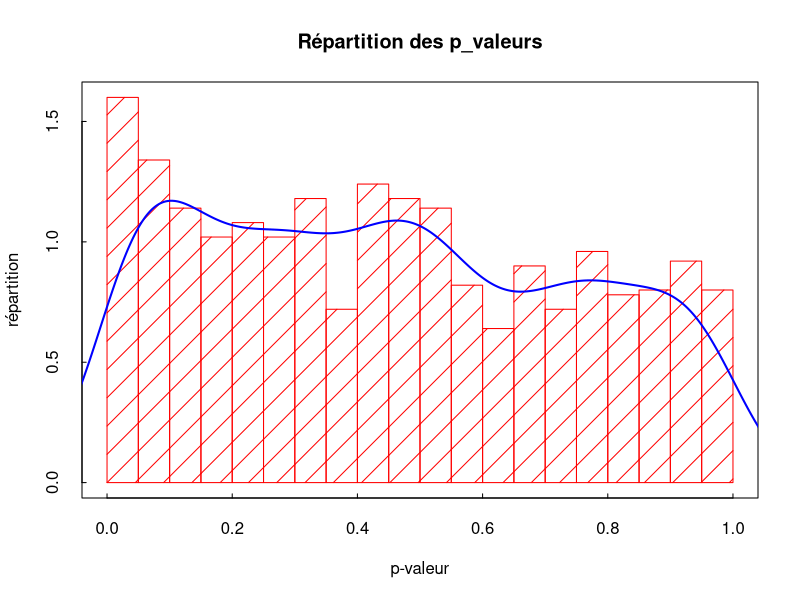
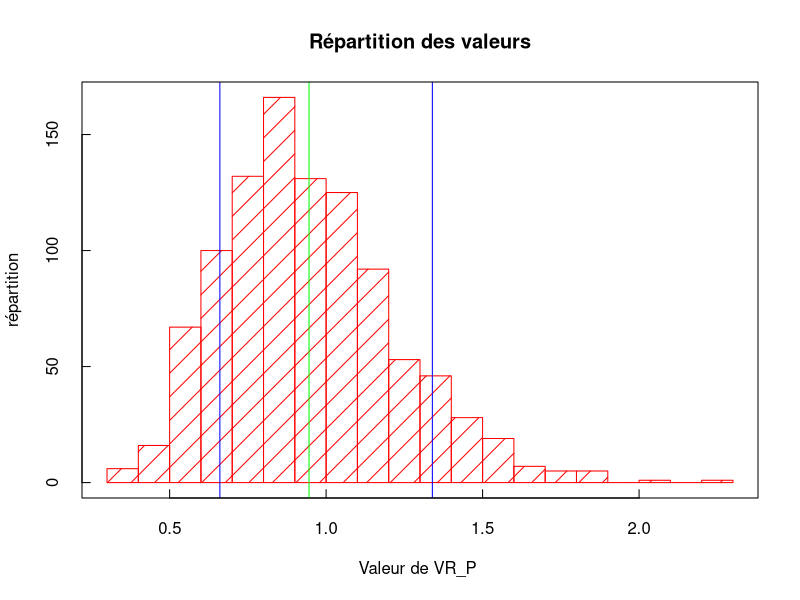
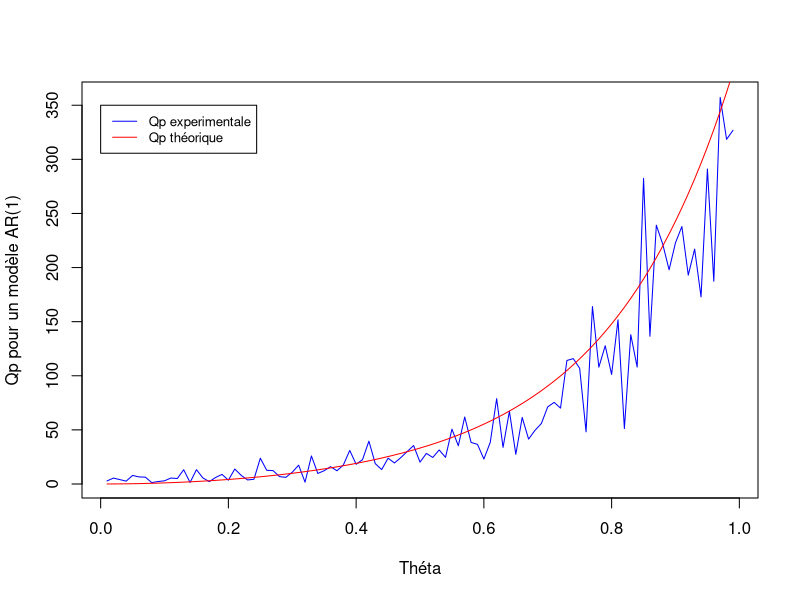
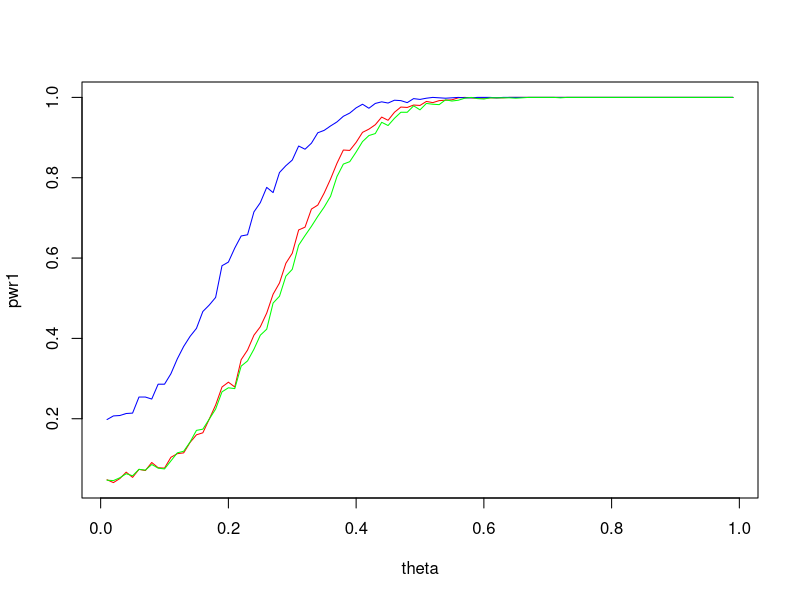

Recreate these plots in R, in order. (Note: this script raises an error after producing the figures.)
## ---- chunk 1
rm(list=ls()) # Removes all existing variables

## ---- chunk 2
Sample = read.table("Economic_Scenarios_1000_Simu.csv",sep=";",header=FALSE) # This command returns an object of the class data.frame
 # For our purpose it is better to convert it into a matrix
n1 = dim(Sample)[1] # Number of rows
p1 = dim(Sample)[2] # Number of columns

X1_char = Sample[3:n1,7:p1] 
tab_X_1 = as.matrix(X1_char)

#pour la premiere simulation 

L=c()
for (i in 1:(floor(n1/4))){
  L=append(L,4*i)
}

IMMO=tab_X_1[L,]
EQUITY= tab_X_1[(L-1),]
INFL=tab_X_1[L-2,]
VALN=tab_X_1[L-3,]

## ---- chunk 3
 #on actualise les données 

IMMO_act=IMMO*VALN
EQUITY_act = EQUITY*VALN 
INFL_act = INFL*VALN

DtSt_IMMO=IMMO*VALN #on actualise les données 
Dt_1St_1_IMMO=DtSt_IMMO[,1:(dim(DtSt_IMMO)[2]-1)]
Y_IMMO=DtSt_IMMO[,2:dim(DtSt_IMMO)[2]]-Dt_1St_1_IMMO

DtSt_EQUITY=EQUITY_act #on actualise les données 
Dt_1St_1_EQUITY=DtSt_EQUITY[,1:(dim(DtSt_EQUITY)[2]-1)]
Y_EQUITY=DtSt_EQUITY[,2:dim(DtSt_EQUITY)[2]]-Dt_1St_1_EQUITY


DtSt_INFL=INFL*VALN #on actualise les données 
Dt_1St_1_INFL=DtSt_INFL[,1:(dim(DtSt_INFL)[2]-1)]
Y_INFL=DtSt_INFL[,2:dim(DtSt_INFL)[2]]-Dt_1St_1_INFL


## ---- chunk 4

mean((IMMO_act[1,] - mean(IMMO_act[1,]))^2)

## ---- chunk 5


########################### Calcul de QP #########################

Qp= function(Sample, p) {
  n=dim(Sample)[1] #n =1000
  d=dim(Sample)[2] # d = 50

  Qp = c()
  
  for (i in 1:n) {
    
    Y_barre = mean(Sample[i,])
    #gamma_0 = mean((Sample[i,]-Y_barre)^2)
    gamma_0 = mean((Sample[i,]-Y_barre)^2)
    Qp_i = 0
    
    for (j in 1:p){
      #gamma_j = mean((Sample[i,(1+j):d]-Y_barre)*(Sample[i,1:(d-j)]-Y_barre))
      gamma_j = mean((Sample[i,(1+j):d]-Y_barre)*(Sample[i,1:(d-j)]-Y_barre))
      rho_j = gamma_j/gamma_0
      
      Qp_i = Qp_i + d*(rho_j^2)
    }
    Qp = append(Qp, Qp_i)
    
  }
  return(Qp)

}

#print(Qp(IMMO_act,3))


########################### Calcul de QP* #########################

Qpstar = function(Sample, p) {
  n=dim(Sample)[1] #n =1000
  d=dim(Sample)[2] # d = 50

  Qpstar = c()
  
  for (i in 1:n) {
    
    Y_barre = mean(Sample[i,])
    gamma_0 = mean((Sample[i,]-Y_barre)^2)
    Qpstar_i = 0
    
    for (j in 1:p){
      gamma_j = mean((Sample[i,(1+j):d]-Y_barre)*(Sample[i,1:(d-j)]-Y_barre))
      
      rho_j = gamma_j/gamma_0
      
      
      tau_j = mean((Sample[i,(1+j):d]-Y_barre)^2*(Sample[i,1:(d-j)]-Y_barre)^2)/(gamma_0^2) #je pense que l'article à oublié un facteur 1/(n-j) (si on enleve ce coefficient on obtient des valeurs absurdes)
      Qpstar_i = Qpstar_i + d*rho_j^2/tau_j
    }
    Qpstar = append(Qpstar, Qpstar_i)
  }
  return(Qpstar)

}

########################### Calcul de VRp #########################

VRP= function(Sample, p) {
  n=dim(Sample)[1] #n =1000
  d=dim(Sample)[2] # d = 50

  VRP = c()
  
  for (i in 1:n) {
    Y_barre = mean(Sample[i,])
    gamma_0 = mean((Sample[i,]-Y_barre)^2)
    
    VRP_i = 1
    for (j in 1:(p-1)){
      gamma_j = mean((Sample[i,(1+j):d]-Y_barre)*(Sample[i,1:(d-j)]-Y_barre))
      rho_j = gamma_j/gamma_0
      VRP_i = VRP_i +  2*(1-(j/p))*rho_j

      }
    VRP = append(VRP, VRP_i)
    
  }
  return(VRP)

}

################ Calcul Ljung and Box ####################

LB= function(Sample, p) {
  n=dim(Sample)[1] #n =1000
  d=dim(Sample)[2] # d = 50

  LB = c()
  
  for (i in 1:n) {
    
    Y_barre = mean(Sample[i,])
    #gamma_0 = mean((Sample[i,]-Y_barre)^2)
    gamma_0 = mean((Sample[i,])^2)
    LB_i = 0
    
    for (j in 1:p){
      #gamma_j = mean((Sample[i,(1+j):d]-Y_barre)*(Sample[i,1:(d-j)]-Y_barre))
      gamma_j = mean((Sample[i,(1+j):d])*(Sample[i,1:(d-j)]))
      rho_j = gamma_j/gamma_0
      LB_i = LB_i + (d+2)*(rho_j^2)*d/(d-j)
    }
    LB = append(LB, LB_i)
    
  }
  return(LB)

}




## ---- chunk 6

Graph = function(Sample,p){
  Qp = Qp(Sample,p)
  Y=c()
  for(t in 1:length(Qp)){
    p_value= 1-pchisq(Qp[t],df=p)
    Y=append(Y,p_value)
  }
  #X=c(1:length(Qp))
  
  #plot(X,Y)
  #abline(h=min(Y), col="blue")
  #abline(h=max(Y), col="blue")
  #abline(h=mean(Y), col="red")
  hist(Y,breaks=20,col="red",density=5,xlab="p-valeur",ylab="répartition",main=" Répartition des p_valeurs ",tck=0.01, freq = FALSE)
    # breaks : nombre de barres
    # density : barres vides (0) ou hachurées
    # tck = 0.01 : longueur des graduations
    # xlab & ylab : titre de l'axe des abscisses et ordonnées
    # main : titre de l'histogramme
    # col : couleur des barres - pour mettre d'autres couleurs
    # Le paramètre freq = FALSE ou freq = F permet d'afficher la fréquence que représente chaque catégorie.
  box() # encadre l'histogramme
  densite <- density(Y) # estimer la densité que représente ces différentes valeurs
  lines(densite, col = "blue",lwd=2) # Superposer une ligne de densité à l'histogramme
  
  print(paste0(" min(p_valeur)  = ", min(Y)))
  print(paste0(" max(p_valeur) = ",max(Y)))
  print(paste0(" mean(p_valeur) ",mean(Y)))
  print( "--------------")
  for(alpha in c(0.1,0.05,0.01)){
    
    print(paste0(" alpha = ",alpha))
    print(paste0(" On rejette l'hypothèse nulle ,",length(Y[Y<=alpha])))
    print( "--------------")   
  }
  
  
}
Graph(Y_IMMO,2)



## ---- chunk 7

p=4
VR_P=VRP(Y_IMMO,p)
X=c(1:length(VR_P))
print(paste0(" alpha = ",0.05))
a= 1-qnorm(0.975,mean=0,sd = 1)*sqrt(2*(p-1)/(p*dim(Y_IMMO)[2]))
b= 1+qnorm(0.975,mean=0,sd = 1)*sqrt(2*(p-1)/(p*dim(Y_IMMO)[2]))
#plot(X,VR_P)
print(length(VR_P))
hist(VR_P,breaks=20,col="red",density=6,xlab="Valeur de VR_P ",ylab="répartition",main=" Répartition des valeurs ",tck=0.02)
abline(v=a,col="blue")
abline(v=b,col="blue")
abline(v=mean(VR_P),col="green")
box()
mean(VR_P)

## ---- chunk 8
n=1000 #nombre de simulations
t_max=100
c=0
sigma = 5
p=4

simultheta = function(theta, t_max) {
  simul = c(rnorm(1,0, sigma^2/(1-theta^2)))
  bruit = rnorm(t_max-1, 0, sigma^2)
  
  for (i in (1:(t_max-1))) {
    
    X_i = theta*simul[i] + bruit[i]
    simul = append(simul, X_i)
  }
  return(t(matrix(simul)))
}

N_simul = function(theta, t_max, N){
  mat = matrix(0, ncol=t_max, nrow=N)
  for (i in 1:N){
    
    mat[i,] = simultheta(theta, t_max)
  }
  return(mat)
}



sums = function(Sample, theta, t_max){
  n = (dim(Sample))[1]
  for (i in 1:n){
   Sample[i,]= cumsum(Sample[i,])
  }
  sum = matrix(0, ncol=1, nrow = t_max)
  ak= c(0)
  bk= c(sigma**2)
  for (j in (1:t_max)){
    sum[j] = mean(Sample[,j])*sqrt(n/j)/sigma 
    
    
    
  }
  sum[1]=0
  return(sum)
}
theorie_vs_pratique = function(p){
  theta = seq(from = 0.01, to = 0.99, by = 0.01)
  n = length(theta)
  
  Qp_theo= c()
  Qps = c()
  for (thet in theta){
    simul = N_simul(thet, t_max, 1)
    
    Qp_theo_j=0
    Qps = c(Qps,Qp(simul, p))
    for(j in (1:p)){
      Qp_theo_j = Qp_theo_j + t_max*thet^(2*j)
    }
    Qp_theo=c(Qp_theo,Qp_theo_j)
    
  }
  
  plot(theta, Qps,col = "blue", type = "l", xlab = "Théta", ylab = "Qp pour un modèle AR(1)")
  lines(theta, Qp_theo, col="red")
  legend(0, 350, legend=c("Qp experimentale","Qp théorique "),
       col=c( "blue","red"),lty=1:1, cex=0.8)
}
theorie_vs_pratique(4)
## ---- chunk 9

## ---- chunk 10

graph_power = function(n){
  theta = seq(from = 0.01, to = 0.99, by = 0.01)
  pwr1 = c()
  pwr2 = c()
  pwr3 = c()
  pwr4 = c()
  for (thet in theta) {
    simul = N_simul(thet, t_max, n)
    
    Qps = Qp(simul, p)
    VRP_s = sqrt(p*t_max)*(VRP(simul, p)-1)/(sqrt(2*(p-1)))
    Qpstar= Qpstar(simul, p)
    #LB = LB(simul, p)
    
    #sum = abs(sums(simul, thet, t_max))
    #print(sum)
    occ1 = length(Qps[Qps>qchisq(0.95,p)])/n
    #occ2 = length(sum[sum>qnorm(0.975)])/n #comparaison avec le test utilisé par le milliman
    occ2 = length(VRP_s[abs(VRP_s)>qnorm(0.975)])/n # comparaison avec le test VRP 
    occ3 = length(Qpstar[Qpstar>qchisq(0.95,p)])/n 
   # occ4 = length(LB[LB>qchisq(0.95,p)])/n   
    
    pwr1 = append(pwr1, occ1)
    pwr2 = append(pwr2, occ2)
    pwr3 = append(pwr3, occ3)
   # pwr4 = append(pwr4, occ4)
    
    
  }
  plot(theta, pwr1, col="red", type = "l")
  lines(theta, pwr2, col="blue")
  lines(theta, pwr3, col="green") 
  #lines(theta, pwr4, col="orange")
  #abline(h=min(pwr), col="green")
  print(pwr1[1])
  print(pwr2[1])
  print(pwr3[1])
  #print(pwr4[1])
}

## ---- chunk 11
graph_power(1000)
## ---- chunk 12
simul = N_simul(0.5, t_max, 1)
VRP_s = sqrt(p*t_max/(2*(p-1)))*(VRP(simul, p)-1)
print(VRP_s)
## ---- chunk 13
list = matrix(c(0.5,0.5,0.5))
print(sum(list^2))
n=1000 #nombre de simulations
t_max=50
c=0
sigma = 1
p=4
k = length(list)
sigma^2/(1-sum(list^2))
simul = c(rnorm(k, mean = 0, sd = sigma^2/(1-sum(list^2))))
simul
bruit = rnorm(t_max, c, sigma^2)
list*simul[(1):(k)]

x_i = sum(list*simul[(1):(k)]) + bruit[k+1]
simul = append(simul, x_i)

length(simultheta2(list, 50))
print(IMMO[1])
## ---- chunk 14


n=1000 #nombre de simulations
t_max=50
c=0
sigma = 1
p=4
#k=4

simultheta2 = function(list , t_max) {
  k = dim(list)[1]
  simul = c(rnorm(k, mean = 0, sd = sqrt(sigma^2/(1-sum(list^2)))))
  bruit = rnorm(t_max, c, sigma^2)
  for (i in ((k+1):t_max)) {
    #print(k)
    X_i = sum(list*simul[(i-k):(i-1)]) + bruit[i]
    simul = append(simul, X_i)
  }
  return(t(matrix(simul)))
}

N_simul2 = function(list, t_max, N){
  mat = matrix(0, ncol=t_max, nrow=N)
  for (i in 1:N){
    mat[i,] = simultheta2(list, t_max)
  }
  return(mat)
}

## ---- chunk 15
graph_power2 = function(n){
  theta = seq(from = 0.01, to = 1, by = 0.01)
  pwr1 = c()
  pwr2 = c()
  for (thet in theta) {
    #list = matrix(theta, nrow=1, ncol = k)
    list = matrix(c(0,0,0,0,0,0,0,0,thet))
    simul = N_simul(list, t_max, n)
    Qps = Qp(simul, p)
    
    #list2 = matrix(c(thet, thet,thet,thet))
    #simul2 = N_simul(list2, t_max, n)
    #Qps2 = Qp(simul2, p)
    #sum = abs(sums(simul, thet, t_max))
    #print(theta)
    occ1 = length(Qps[Qps>qchisq(0.95,p)])/n
    #occ2 = length(Qps[Qps2>qchisq(0.95,p)])/n
    #occ2 = length(sum[sum>qnorm(0.975)])/n
    pwr1 = append(pwr1, occ1)
    #pwr2 = append(pwr2, occ2)
    
  }
  plot(theta, pwr1, col="red",type = "l")
  #lines(theta, pwr2, col="blue")
  #abline(h=min(pwr), col="green")
  #print(min(pwr))
}
## ---- chunk 16
graph_power2(1000)
## ---- chunk 17

########################### Calcul de QP sur les colonnes #########################

Qpcol= function(Sample, p) {
  n=dim(Sample)[1] #n =1000
  d=dim(Sample)[2] # d = 50

 #valeur de t
  Qp = c()
  
  
  for (t in (p+1):(d)){
    Qp_t = 0
    Y_barre_t = mean(Sample[,t])
    gamma_0 = mean((Sample[,t]-Y_barre_t)^2)
    for (j in 1:p) {
    
      Y_barre_tmoinsj = mean(Sample[,t-j])
      
      gamma_j = mean((Sample[,t]-Y_barre_t)*(Sample[,(t-j)]-Y_barre_tmoinsj))
      
      rho_j = gamma_j/gamma_0
      
      #print(rho_j^2)  
      Qp_t = Qp_t + n*(rho_j^2)
    }
    Qp = append(Qp, Qp_t)
  }
  return(Qp)

}
## ---- chunk 18

Graph = function(Sample,p){
  Qp = Qpcol(Sample,p)
  print(Qp)
  Y=c()
  for(t in 1:length(Qp)){
    p_value= 1-pchisq(Qp[t],df=p)
    Y=append(Y,p_value)
  }
  #X=c(1:length(Qp))
  
  #plot(X,Y)
  #abline(h=min(Y), col="blue")
  #abline(h=max(Y), col="blue")
  #abline(h=mean(Y), col="red")
  hist(Y,breaks=20,col="red",density=5,xlab="p-valeur",ylab="répartition",main=" Répartition des p_valeurs ",tck=0.01)
    # breaks : nombre de barres
    # density : barres vides (0) ou hachurées
    # tck = 0.01 : longueur des graduations
    # xlab & ylab : titre de l'axe des abscisses et ordonnées
    # main : titre de l'histogramme
    # col : couleur des barres - pour mettre d'autres couleurs
    # Le paramètre freq = FALSE ou freq = F permet d'afficher la fréquence que représente chaque catégorie.
  box() # encadre l'histogramme
  #densite <- density(Y) # estimer la densité que représente ces différentes valeurs
  #lines(densite, col = "blue",lwd=2) # Superposer une ligne de densité à l'histogramme
  
  print(paste0(" min(p_valeur)  = ", min(Y)))
  print(paste0(" max(p_valeur) = ",max(Y)))
  print(paste0(" mean(p_valeur) ",mean(Y)))
  print( "--------------")
  for(alpha in c(0.1,0.05,0.01)){
    
    print(paste0(" alpha = ",alpha))
    print(paste0(" On rejette l'hypothèse nulle ,",length(Y[Y<=alpha])))
    print( "--------------")   
  }
  
  
}
Graph(Y_IMMO,4)

## ---- chunk 19
2**2
## ---- chunk 20
pi = function(p,n,q,all_rho){
  if (max(all_rho)<= sqrt(q*log(n)/n)){
    return (p*log(n))
  }else{return (2*p)}
}

Best_p = function(Sample){
  n = dim(Sample)[1]
  d = dim(Sample)[2]
  q = 2.4
  pi_mat = matrix(0, nrow = n, ncol = d)
  Qp_mat = matrix(0, nrow = n, ncol = d)
  
  for (i in 1:n){
    
    Y_barre = mean(Sample[i,])
    gamma_0 = mean((Sample[i,]-Y_barre)^2)
    all_rho_abs_i = c()
    

    for (j in 1:(d-1)){
      gamma_j = mean((Sample[i,(1+j):d]-Y_barre)*(Sample[i,1:(d-j)]-Y_barre))
      tau_j = mean((Sample[i,(1+j):d]-Y_barre)^2*(Sample[i,1:(d-j)]-Y_barre)^2)/(gamma_0^2)
      rho_j = gamma_j/gamma_0
      
      rho_tilde_j = sqrt((rho_j^2)/tau_j)

      
      all_rho_abs_i = append(all_rho_abs_i,abs(rho_tilde_j))
    }

    for (p in 1:(d-1)){
      pi_j = -pi(p,d,q,all_rho_abs_i)
      pi_mat[i,p] = pi_j
    }
    

  }
  #print((pi_mat))
  
  for (p in 1:(d-1)){
    Qp_p = Qpstar(Sample,p)
    Qp_mat[1:n,p] = Qp_p
  }
  print(Qp_mat)
  
  Lmat= Qp_mat + pi_mat
  print(Lmat)
  return(argmax(Lmat,rows=TRUE))
}

## ---- chunk 21
a = simultheta(0,50)
## ---- chunk 22
Best_p(a)
## ---- chunk 23
for (i in 1:49){
  print(Qpstar(a,i))
}
